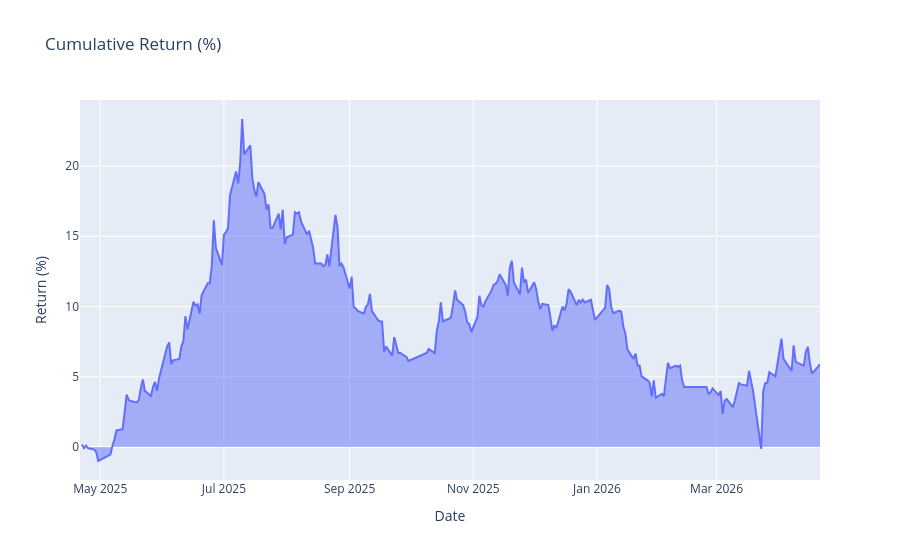

Source (notebook cell):
### Code cell
# Cumulative return
fig3 = go.Figure()
fig3.add_trace(go.Scatter(x=df.index, y=df['Cumulative_Return']*100, mode='lines', fill='tozeroy', name='Cumulative Return %'))
fig3.update_layout(title="Cumulative Return (%)", xaxis_title="Date", yaxis_title="Return (%)")
fig3.show()

### Figure 1 — Plotly figure (JSON) as saved in the notebook; plotly's stock layout.template omitted (floating-point values rounded to 4 significant figures; data arrays with more than 128 entries replaced by an {"elided": "..."} marker saying what was removed)
{"data": [{"fill": "tozeroy", "mode": "lines", "name": "Cumulative Return %", "type": "scatter", "x": {"elided": "243 str values"}, "y": {"elided": "243 float values"}}], "layout": {"title": {"text": "Cumulative Return (%)"}, "xaxis": {"title": {"text": "Date"}}, "yaxis": {"title": {"text": "Return (%)"}}}}
